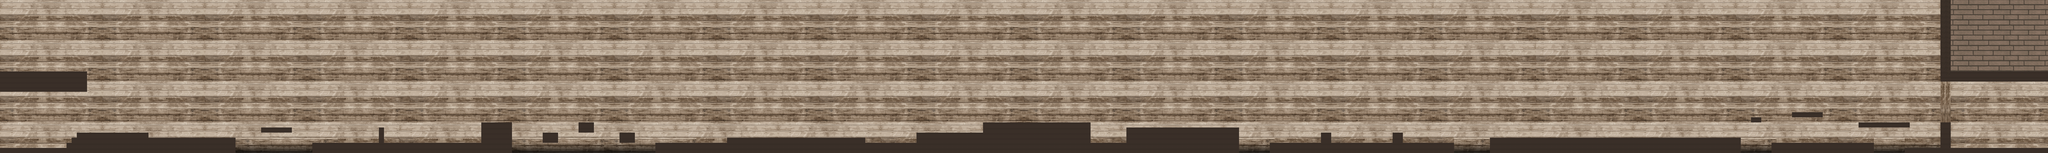

The image is a tile-based game level rendered from a .tmx file. Its description and source (layers, tilesets, objects; grid data summarised) follow:
An orthogonal 400x30 tile map with 32x32 px tiles, 2 tile layers (background-tiles, wall-tiles), 5 tilesets and 35 objects.

<map version="1.0" orientation="orthogonal" renderorder="right-down" width="400" height="30" tilewidth="32" tileheight="32" nextobjectid="131">
 <tileset firstgid="1" name="tilesetHouse" tilewidth="32" tileheight="32" tilecount="117" columns="9">
  <image source="tilesetHouse.png" width="288" height="416" />
 </tileset>
 <tileset firstgid="118" name="lighterTile2" tilewidth="32" tileheight="32" tilecount="1040" columns="40">
  <image source="lighterBrick_Stage2.png" width="1280" height="832" />
 </tileset>
 <tileset firstgid="1158" name="houseDark" tilewidth="32" tileheight="32" tilecount="117" columns="9">
  <image source="tilesetHouseDark.png" width="288" height="416" />
 </tileset>
 <tileset firstgid="1275" name="bg" tilewidth="32" tileheight="32" tilecount="160" columns="20">
  <image source="seina640c.png" width="640" height="287" />
 </tileset>
 <tileset firstgid="1435" name="seina640rotko" tilewidth="32" tileheight="32" tilecount="160" columns="20">
  <image source="seina640rotko.png" width="640" height="287" />
 </tileset>
 <layer name="background-tiles" width="400" height="30">
  <data>[12000 cells, 12000 non-empty, 318 distinct tile ids]</data>
 </layer>
 <layer name="wall-tiles" width="400" height="30">
  <data>[12000 cells, 1146 non-empty, 2 distinct tile ids]</data>
 </layer>
 <objectgroup name="goal-rectangle">
  <object id="10" x="12419.7" y="804.599" width="316.979" height="110.617" rotation="0.0627389" />
 </objectgroup>
 <objectgroup name="wall-rectangles">
  <object id="91" x="12" y="451" width="533" height="123" />
  <object id="92" x="10" y="924" width="1458" height="33" />
  <object id="93" x="416" y="894" width="30" height="26" />
  <object id="94" x="448" y="862" width="32" height="58" />
  <object id="95" x="480" y="834" width="444" height="86" />
  <object id="96" x="928" y="868" width="544" height="50" />
  <object id="104" x="1632" y="804" width="192" height="25" />
  <object id="105" x="1948" y="899" width="1251" height="60" />
  <object id="106" x="2368" y="805" width="30" height="93" />
  <object id="107" x="3008" y="771" width="196" height="124" />
  <object id="108" x="3392" y="835" width="92" height="60" />
  <object id="109" x="3618" y="771" width="92" height="61" />
  <object id="110" x="3872" y="835" width="93" height="61" />
  <object id="111" x="4097" y="899" width="447" height="58" />
  <object id="112" x="4546" y="867" width="866" height="90" />
  <object id="113" x="5410" y="899" width="1623" height="56" />
  <object id="114" x="5729" y="835" width="416" height="62" />
  <object id="115" x="6144" y="771" width="672" height="123" />
  <object id="117" x="7038" y="803" width="706" height="152" />
  <object id="118" x="7936" y="899" width="1152" height="58" />
  <object id="119" x="8256" y="835" width="64" height="62" />
  <object id="120" x="8704" y="834" width="66" height="62" />
  <object id="121" x="9310" y="867" width="1570" height="92" />
  <object id="122" x="11070" y="899" width="644" height="59" />
  <object id="123" x="10945" y="739" width="64" height="30" />
  <object id="124" x="11200" y="707" width="192" height="28" />
  <object id="125" x="11619" y="773" width="318" height="27" />
  <object id="126" x="11902" y="931" width="888" height="28" />
  <object id="127" x="12128" y="772" width="64" height="157" />
  <object id="128" x="12128" y="452" width="660" height="60" />
  <object id="129" x="12124" y="11" width="70" height="437.667" />
  <object id="87" x="2" y="-2" width="6" height="958" />
  <object id="89" x="12790" y="0" width="8" height="956" />
  <object id="90" x="2" y="0" width="12796" height="8" />
 </objectgroup>
</map>
